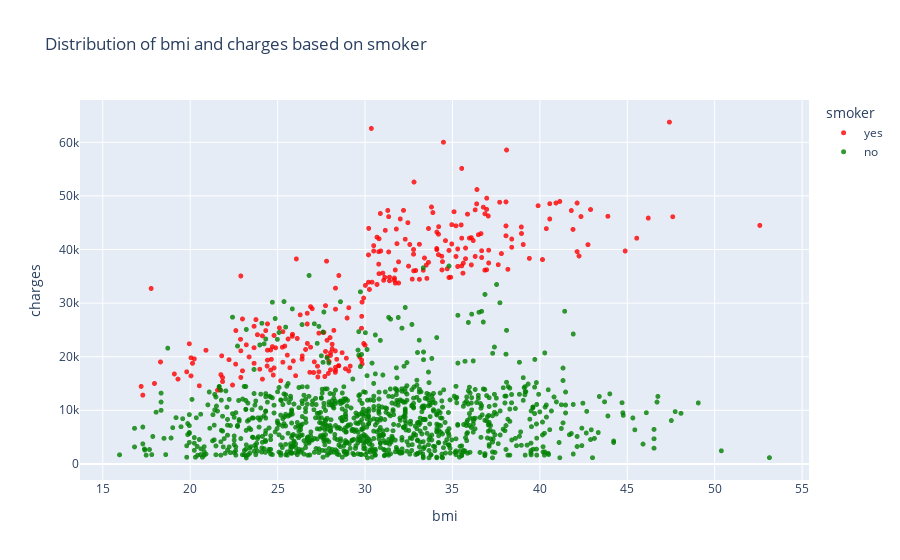

Here is the notebook cell this chart was saved with:
### Code cell
fig=px.scatter(medical_df,
               x='bmi',
               y='charges',
               color='smoker',
               color_discrete_sequence=['red','green'],
               opacity=0.8,
               hover_data='sex',
               title='Distribution of bmi and charges based on smoker')
fig.update_traces(marker_size=5)
fig.show()

### Figure 1 — Plotly figure (JSON) as saved in the notebook; plotly's stock layout.template omitted (floating-point values rounded to 4 significant figures; data arrays with more than 128 entries replaced by an {"elided": "..."} marker saying what was removed)
{"data": [{"customdata": {"elided": "274x1 str values"}, "hovertemplate": "smoker=yes<br>bmi=%{x}<br>charges=%{y}<br>sex=%{customdata[0]}<extra></extra>", "legendgroup": "yes", "marker": {"color": "red", "opacity": 0.8, "size": 5, "symbol": "circle"}, "mode": "markers", "name": "yes", "showlegend": true, "type": "scattergl", "x": {"elided": "274 float values"}, "xaxis": "x", "y": {"elided": "274 float values"}, "yaxis": "y"}, {"customdata": {"elided": "1064x1 str values"}, "hovertemplate": "smoker=no<br>bmi=%{x}<br>charges=%{y}<br>sex=%{customdata[0]}<extra></extra>", "legendgroup": "no", "marker": {"color": "green", "opacity": 0.8, "size": 5, "symbol": "circle"}, "mode": "markers", "name": "no", "showlegend": true, "type": "scattergl", "x": {"elided": "1064 float values"}, "xaxis": "x", "y": {"elided": "1064 float values"}, "yaxis": "y"}], "layout": {"legend": {"title": {"text": "smoker"}, "tracegroupgap": 0}, "title": {"text": "Distribution of bmi and charges based on smoker"}, "xaxis": {"anchor": "y", "domain": [0, 1], "title": {"text": "bmi"}}, "yaxis": {"anchor": "x", "domain": [0, 1], "title": {"text": "charges"}}}}
